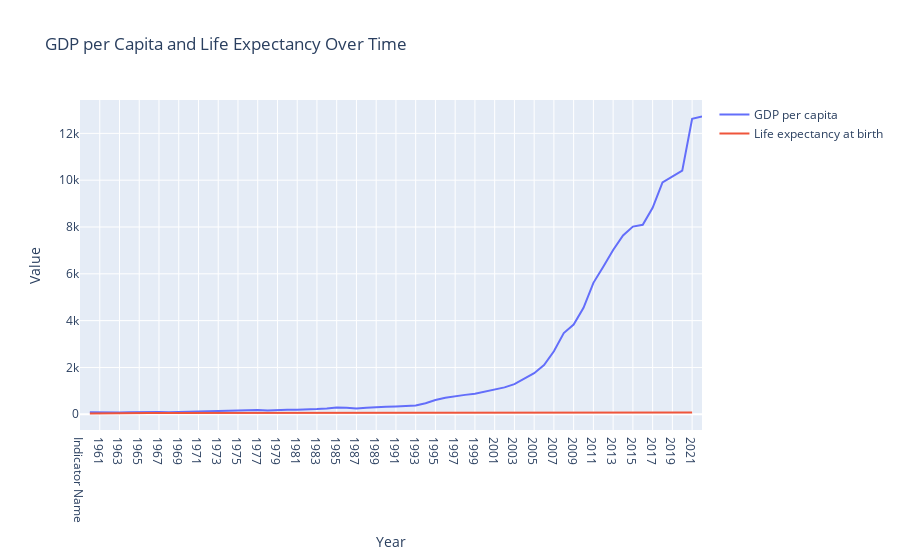

The notebook cell this image was saved under:
### Code cell
import plotly.express as px
import plotly.graph_objs as go

# 创建一个空的图形
fig = go.Figure()

# 绘制第一条线（GDP per capita）
fig.add_trace(go.Scatter(x=transposed_df2['Years'], y=transposed_df2['GDP per capita'], mode='lines', name='GDP per capita'))

# 绘制第二条线（Life expectancy at birth）
fig.add_trace(go.Scatter(x=transposed_df3['Years'], y=transposed_df3['Life expectancy at birth'], mode='lines', name='Life expectancy at birth'))

# 添加趋势线
# fig.update_traces(line=dict(dash='dash'), selector=dict(mode='lines'))

# 设置图形标题和坐标轴标签
fig.update_layout(title='GDP per Capita and Life Expectancy Over Time', xaxis_title='Year', yaxis_title='Value')

# 显示图表
fig.show()

### Figure 1 — Plotly figure (JSON) as saved in the notebook; plotly's stock layout.template omitted (floating-point values rounded to 4 significant figures)
{"data": [{"mode": "lines", "name": "GDP per capita", "type": "scatter", "x": ["Indicator Name", "1960", "1961", "1962", "1963", "1964", "1965", "1966", "1967", "1968", "1969", "1970", "1971", "1972", "1973", "1974", "1975", "1976", "1977", "1978", "1979", "1980", "1981", "1982", "1983", "1984", "1985", "1986", "1987", "1988", "1989", "1990", "1991", "1992", "1993", "1994", "1995", "1996", "1997", "1998", "1999", "2000", "2001", "2002", "2003", "2004", "2005", "2006", "2007", "2008", "2009", "2010", "2011", "2012", "2013", "2014", "2015", "2016", "2017", "2018", "2019", "2020", "2021", "2022"], "y": ["GDP per capita (current US$)", 89.52, 75.81, 70.91, 74.31, 85.5, 98.49, 104.3, 96.59, 91.47, 100.1, 113.2, 118.7, 131.9, 157.1, 160.1, 178.3, 165.4, 185.4, 156.4, 184.0, 194.8, 197.1, 203.3, 225.4, 250.7, 294.5, 281.9, 251.8, 283.5, 310.9, 317.9, 333.1, 366.5, 377.4, 473.5, 609.6, 709.4, 781.7, 828.6, 873.3, 959.4, 1053.0, 1149.0, 1289.0, 1509.0, 1753.0, 2099.0, 2694.0, 3468.0, 3832.0, 4550.0, 5614.0, 6301.0, 7020.0, 7636.0, 8016.0, 8094.0, 8817.0, 9905.0, 10140.0, 10410.0, 12620.0, 12720.0]}, {"mode": "lines", "name": "Life expectancy at birth", "type": "scatter", "x": ["Indicator Name", "1960", "1961", "1962", "1963", "1964", "1965", "1966", "1967", "1968", "1969", "1970", "1971", "1972", "1973", "1974", "1975", "1976", "1977", "1978", "1979", "1980", "1981", "1982", "1983", "1984", "1985", "1986", "1987", "1988", "1989", "1990", "1991", "1992", "1993", "1994", "1995", "1996", "1997", "1998", "1999", "2000", "2001", "2002", "2003", "2004", "2005", "2006", "2007", "2008", "2009", "2010", "2011", "2012", "2013", "2014", "2015", "2016", "2017", "2018", "2019", "2020", "2021", "2022"], "y": ["Life expectancy at birth, total (years)", 33.27, 40.47, 50.82, 51.41, 52.16, 52.91, 53.64, 54.35, 55.06, 55.74, 56.61, 57.56, 58.42, 59.39, 60.17, 60.92, 61.8, 62.54, 63.22, 63.87, 64.42, 64.97, 65.46, 65.9, 66.3, 66.64, 66.97, 67.29, 67.58, 67.84, 68.0, 68.17, 68.73, 69.22, 69.52, 70.01, 70.27, 70.67, 71.17, 71.42, 71.88, 72.61, 72.98, 73.37, 73.75, 74.11, 74.5, 74.76, 74.87, 75.34, 75.6, 75.9, 76.19, 76.45, 76.72, 76.98, 77.22, 77.25, 77.74, 77.97, 78.08, 78.21, null]}], "layout": {"title": {"text": "GDP per Capita and Life Expectancy Over Time"}, "xaxis": {"title": {"text": "Year"}}, "yaxis": {"title": {"text": "Value"}}}}
